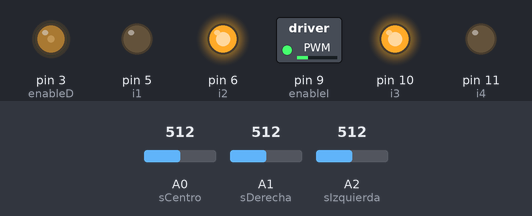
A sketch run on a simulated Arduino Uno, built with avr-gcc and run on an emulated ATmega328P. On the bench: switched loads named in the sketch (green lamp = pin HIGH), output pins drawn as LEDs (lit = HIGH). Dashed ring = blinking. Inputs (shaded band) come from the test bench; at power-on: A1 (sDerecha) = 512, A2 (sIzquierda) = 512, A0 (sCentro) = 512.

Above: at 1.2 s.
1.3 s: A1 (sDerecha) set to 716
At 1.45 s:
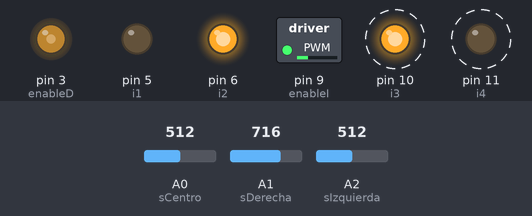
4.3 s: A2 (sIzquierda) set to 716
At 5.5 s:
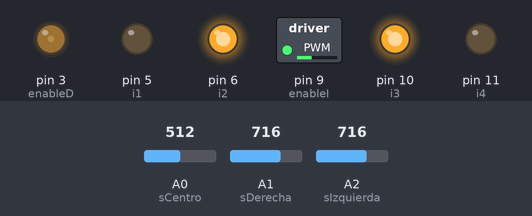
5.8 s: A2 (sIzquierda) set to 718
At 7.6 s:
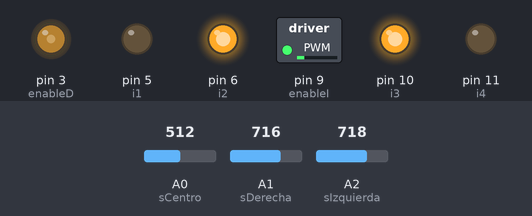
8.8 s: A1 (sDerecha) set to 900
At 9.85 s:
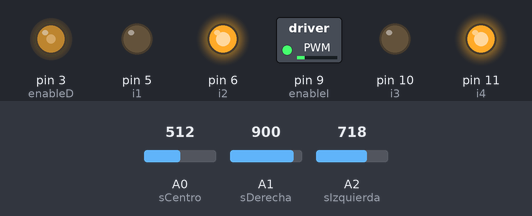
11.8 s: A1 (sDerecha) set to 511
At 12.25 s:
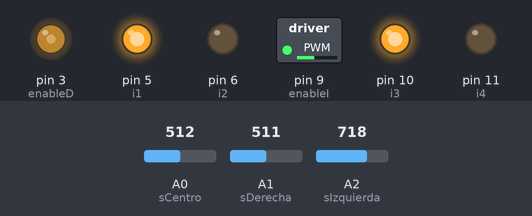
14.8 s: A0 (sCentro) set to 0
At 14.95 s:
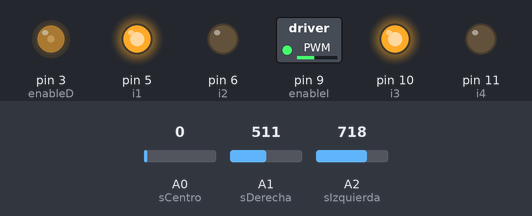
Timing chart, 0 to 18.8 s (numbered marks = the images above; inputs shaded):
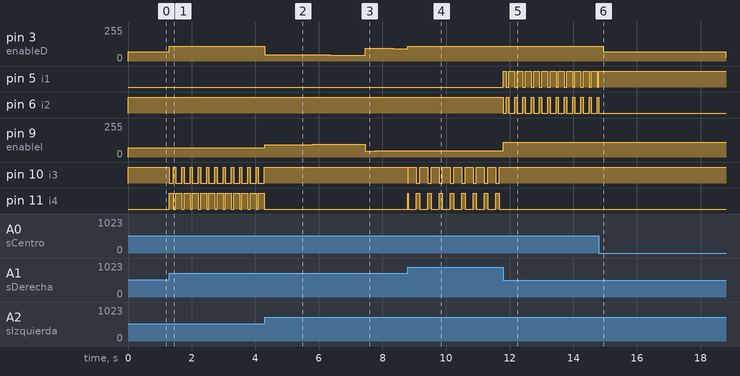

Measured:
- the behaviour switches between 717 and 718 on A2 (sIzquierda) (found by bisection; images 2 and 3)
- after the input at 1.3 s, pin 3 (enableD): 70/255 → 110/255 at once; pin 10 (i3): alternates HIGH for 0.07 s and LOW for 0.19 s, starting at once; pin 11 (i4): alternates HIGH for 0.19 s and LOW for 0.07 s, starting at once
- after the input at 4.3 s, pin 3 (enableD): 110/255 → 47/255 at once; pin 9 (enableI): 70/255 → 93/255 at once; pin 10 (i3): stops changing and stays HIGH; pin 11 (i4): stops changing and stays LOW
- after the input at 5.8 s, pin 3 (enableD): 47/255 → 46/255 at once, → 45/255 0.54 s later, → 44/255 0.58 s later, → 95/255 0.53 s later, … (6 changes in this stretch); pin 9 (enableI): 93/255 → 94/255 at once, → 95/255 0.54 s later, → 96/255 0.58 s later, → 45/255 0.53 s later, … (6 changes in this stretch)
- after the input at 8.8 s, pin 9 (enableI): stays 47/255 (without the input it goes to 48/255 after 0.12 s); pin 10 (i3): HIGH → LOW at once, then repeats every 0.36 s: HIGH 0.25 s, LOW 0.10 s; pin 11 (i4): LOW → HIGH at once, then repeats every 0.36 s: LOW 0.25 s, HIGH 0.10 s
- after the input at 11.8 s, pin 5 (i1): LOW → HIGH at once, then repeats every 0.26 s: LOW 0.07 s, HIGH 0.19 s; pin 6 (i2): HIGH → LOW at once, then repeats every 0.26 s: HIGH 0.07 s, LOW 0.19 s; pin 9 (enableI): 47/255 → 110/255 at once; pin 10 (i3): stops changing and stays HIGH; pin 11 (i4): stops changing and stays LOW
- after the input at 14.8 s, pin 3 (enableD): 110/255 → 70/255 after 0.14 s, → 27/255 3.9 s later; pin 5 (i1): goes on until 14.8 s, then stays HIGH; pin 6 (i2): goes on until 14.8 s, then stays LOW

The sketch:

CODIGO_CON_PID.ino
```cpp
// Motor izquierda
int i3 = 10;
int i4 = 11;
int enableI = 9;
// Motor derecha
int i2 = 6;
int i1 = 5;
int enableD = 3;


int sCentro = A0;
int sDerecha = A1;
int sIzquierda = A2;


float  Kp = 0.7;
float  Ki = 0.0008;
float  Kd = 0.7;

int ultError = 0;
int P;
int I;
int D;

int velBase = 70;

void setup() {

  pinMode(i3, OUTPUT);
  pinMode(i4, OUTPUT);
  pinMode(enableI, OUTPUT);
  pinMode(i2, OUTPUT);
  pinMode(i1, OUTPUT);
  pinMode(enableD, OUTPUT);

  pinMode(sCentro, INPUT);
  pinMode(sDerecha, INPUT);
  pinMode(sIzquierda, INPUT);


  digitalWrite(i3, LOW);
  digitalWrite(i4, LOW);
  digitalWrite(enableI, LOW);
  digitalWrite(i2, LOW);
  digitalWrite(i1, LOW);
  digitalWrite(enableD, LOW);

}


void loop() {
  int valorC = analogRead(sCentro);
  int valorD = analogRead(sDerecha);
  int valorI = analogRead(sIzquierda);

  int ubi = posicion(valorD,valorC,valorI);

  int error = 1000 - ubi;


  P = error;
  I = I + error;
  D = error - ultError;

  ultError = error;

  int vel = P*Kp + I*Ki + D*Kd;

  int motorD = velBase - vel;
  int motorI = velBase +  vel;

  if (motorD > 110) {
    motorD = 110;
  }
  if (motorI > 110) {
    motorI = 110;
  }
  if (motorD < -70) {
    motorD = -70;
  }
  if (motorI < -70)  {
    motorI = -70;
  }

  velocidad(motorD,motorI);
}


void velocidad(int vd,int vi) {
  if(vd < 0) {
    digitalWrite(i3, LOW);
  	digitalWrite(i4, HIGH);
    vd = -vd;
  } else {
    digitalWrite(i3, HIGH);
  	digitalWrite(i4, LOW);
  }

  if(vi < 0) {
    digitalWrite(i2, LOW);
  	digitalWrite(i1, HIGH);
    vi = -vi;
  } else {
    digitalWrite(i2, HIGH);
  	digitalWrite(i1, LOW);
  }

  analogWrite(enableI, vd);
  analogWrite(enableD, vi);
}


int posicion(int d,int c, int i){

  long pos = 0L * d + 1000L * c + 2000L * i;
  pos = pos /(d+c+i);

  return pos;
}
```
